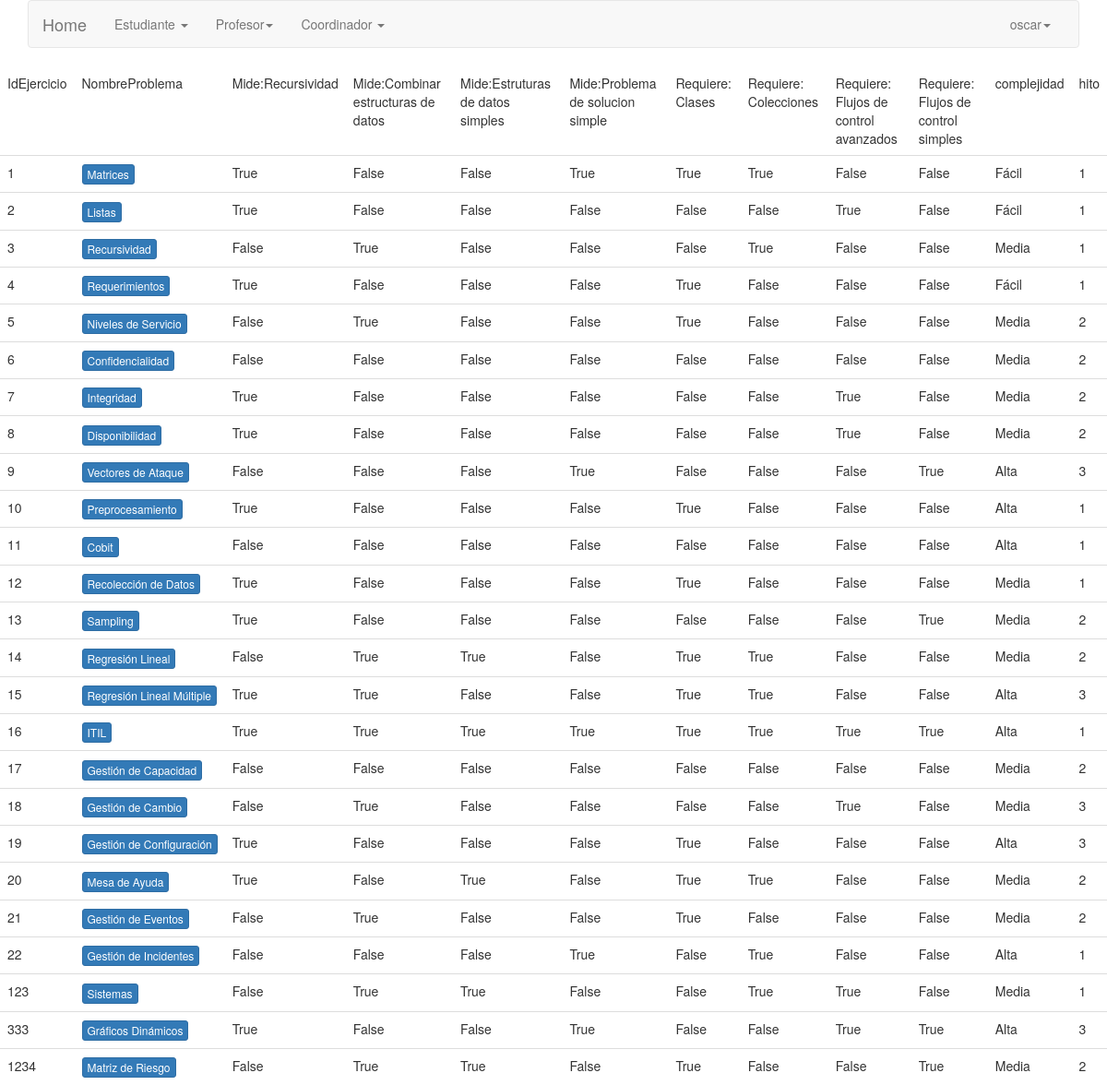
Before: /profesor/informacionejercicios (signed in) with the older database file.
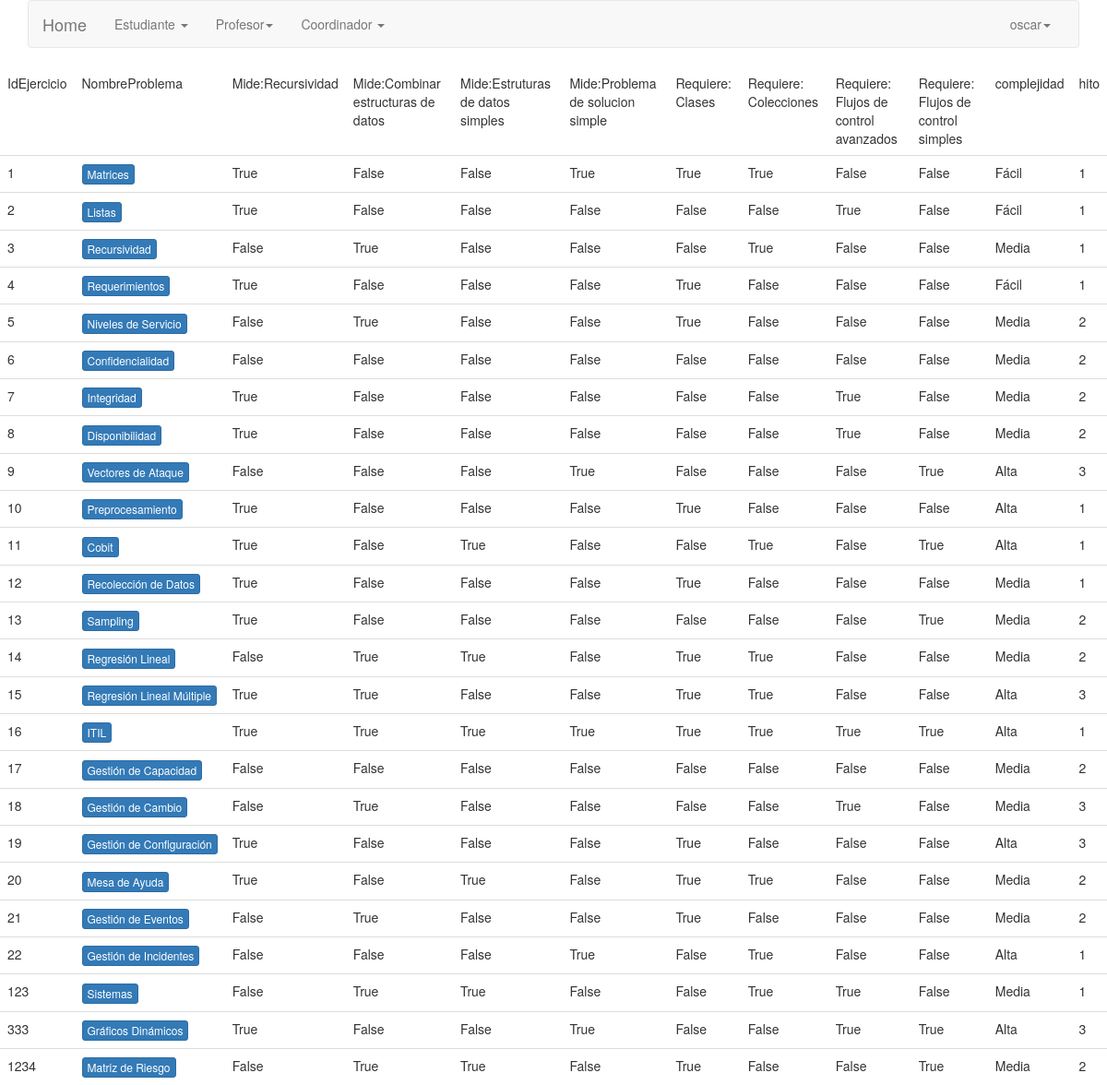
After: the same page with the newer database file.
### cargadatos/models.py (models this page shows, shortened)
class Ejercicios(models.Model):
    IdEjercicio=models.IntegerField(primary_key=True)
    NombreProblema=models.CharField(max_length=50)
    skill1=models.BooleanField()
    skill2=models.BooleanField()
    skill3=models.BooleanField()
    skill4=models.BooleanField()
    knowledge1=models.BooleanField()
    knowledge2=models.BooleanField()
    knowledge3=models.BooleanField()
    knowledge4=models.BooleanField()
    complejidad=models.CharField(max_length=20)
    hito=models.IntegerField()

### cargadatos/views.py (the view)
# urls.py: url('profesor/informacionejercicios',profesor_informacion_ejerciciosView.as_view(),name='profeinfoejercicios'),
class profesor_informacion_ejerciciosView(LoginRequiredMixin,ListView):
    model= Ejercicios
    template_name = 'cargadatos/listado_ejercicios.html'

### templates/cargadatos/listado_ejercicios.html
{% extends 'base/basee.html' %}
{% block content%}
<table class ="table table=bordered">
    <thead>
        <tr>
            <td>IdEjercicio</td>
            <td>NombreProblema</td>
            <td>Mide:Recursividad</td>
            <td>Mide:Combinar estructuras de datos</td>
            <td>Mide:Estruturas de datos simples</td>
            <td>Mide:Problema de solucion simple</td>
            <td>Requiere: Clases</td>
            <td>Requiere: Colecciones</td>
            <td>Requiere: Flujos de control avanzados</td>
            <td>Requiere: Flujos de control simples</td>
            <td>complejidad</td>
            <td>hito</td>
        </tr>
    </thead>
    <tbody>
         {% if object_list %}
         {% for vista in object_list %}
        <tr>
            <td>{{vista.IdEjercicio}}</td>
            <td><a class ="btn btn-primary btn-xs" href= "profesor/estadisticasejercicios/{{vista.IdEjercicio}}">{{vista.NombreProblema}}</a></td>
            <td>{{vista.skill1}}</td>
            <td>{{vista.skill2}}</td>
            <td>{{vista.skill3}}</td>
            <td>{{vista.skill4}}</td>
            <td>{{vista.knowledge1}}</td>
            <td>{{vista.knowledge2}}</td>
            <td>{{vista.knowledge3}}</td>
            <td>{{vista.knowledge4}}</td>
            <td>{{vista.complejidad}}</td>
            <td>{{vista.hito}}</td>
        {% endfor %}
        {% else %}
        <h1>No hay registros </h1>
        {% endif %}
        </tbody>
</table>
{% endblock %}

Changed rows visible on the page:
changed Ejercicios "Cobit": skill1 "False" → "True"; skill3 "False" → "True"; knowledge2 "False" → "True"; knowledge4 "False" → "True"
